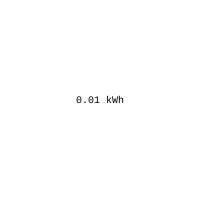
Frame 1 (no input)
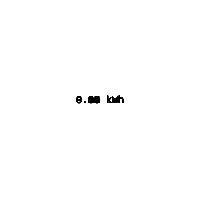
Frame 60 (no input)
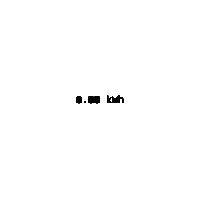
Frame 120 (the mouse pressed at the canvas centre since frame 60)

The p5.js sketch that drew these frames (run headless with seeded random() and noise() and a simulated clock; from frame 60 on, the mouse is pressed at the canvas centre):

// p5.js sketch
// ── sketch.js
let counter = 0;
function setup() {
createCanvas(200, 200);
textAlign(CENTER, CENTER);
textSize(10);
textFont('monospace');
}
function draw() {
counter += 0.01;
fill(0);
text(counter.toFixed(2) + ' kWh', width / 2, height / 2);
}
